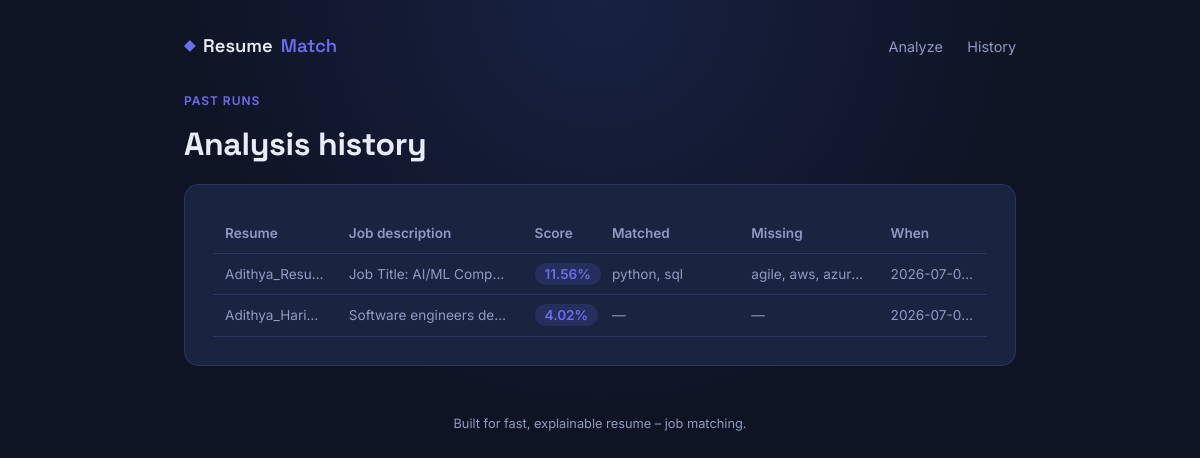
The app's page /history with its own data.
### tables this page shows
CREATE TABLE analyses (
                id INTEGER PRIMARY KEY AUTOINCREMENT,
                resume_filename TEXT NOT NULL,
                job_desc_snippet TEXT NOT NULL,
                score REAL NOT NULL,
                matched_skills TEXT NOT NULL,
                missing_skills TEXT NOT NULL,
                created_at TEXT NOT NULL
            );

### app.py (the view)
@app.route("/history")
def history():
    rows = fetch_history()
    return render_template("history.html", rows=rows)

### app.py (called while the page is built)
def get_db():
    conn = sqlite3.connect(DB_PATH)
    conn.row_factory = sqlite3.Row
    return conn

def fetch_history(limit=25):
    with get_db() as conn:
        rows = conn.execute(
            "SELECT * FROM analyses ORDER BY id DESC LIMIT ?", (limit,)
        ).fetchall()
    return rows

### templates/history.html (shortened to what this page needs)
{% extends "base.html" %}
{% block content %}
<section class="hero hero--compact">
    <p class="eyebrow">Past runs</p>
    <h1>Analysis history</h1>
</section>
<div class="card">
    {% if rows %}
        <div class="table-scroll">
        <table class="history-table">
            <thead>
                <tr>
                    <th>Resume</th>
                    <th>Job description</th>
                    <th>Score</th>
                    <th>Matched</th>
                    <th>Missing</th>
                    <th>When</th>
                </tr>
            </thead>
            <tbody>
                {% for row in rows %}
                <tr>
                    <td class="snippet">{{ row['resume_filename'] }}</td>
                    <td class="snippet">{{ row['job_desc_snippet'] }}&hellip;</td>
                    <td><span class="score-pill">{{ row['score'] }}%</span></td>
                    <td class="snippet">{{ row['matched_skills'] or '—' }}</td>
                    <td class="snippet">{{ row['missing_skills'] or '—' }}</td>
                    <td class="snippet">{{ row['created_at'] }}</td>
                </tr>
                {% endfor %}
            </tbody>
        </table>
        </div>
    {% else %}
        <p class="empty-note">No analyses yet. <a href="{{ url_for('index') }}">Run your first one</a>.</p>
    {% endif %}
</div>
{% endblock %}

### templates/base.html (shortened to what this page needs)
<!DOCTYPE html>
<html lang="en">
<head>
    <link rel="stylesheet" href="{{ url_for('static', filename='style.css') }}">
</head>
<body>
    <div class="page">
        <header class="topbar">
            <a href="{{ url_for('index') }}" class="brand">
                <span class="brand-mark">◆</span> Resume<span class="brand-accent">Match</span>
            </a>
            <nav class="topnav">
                <a href="{{ url_for('index') }}">Analyze</a>
                <a href="{{ url_for('history') }}">History</a>
            </nav>
        </header>
        <main class="content">
            {% block content %}{% endblock %}
        </main>
        <footer class="footer">
            Built for fast, explainable resume &ndash; job matching.
        </footer>
    </div>
</body>
</html>

### static/style.css (style rules this page uses)
:root { --bg: #0f1424; --bg-elevated: #141b31; --card: #1a2340; --border: #2b3660; --text: #e7ecf7; --text-muted: #8f9bc2; --accent: #6c6cf0; --accent-soft: rgba(108, 108, 240, 0.15); --match: #34d399; --match-soft: rgba(52, 211, 153, 0.14); --mid: #fbbf24; --mid-soft: rgba(251, 191, 36, 0.14); --low: #fb7185; --low-soft: rgba(251, 113, 133, 0.14); --radius: 14px; }
* { box-sizing: border-box; }
body { margin: 0; background: radial-gradient(circle at top, #172142 0%, var(--bg) 55%); color: var(--text); font-family: "Inter", -apple-system, sans-serif; line-height: 1.5; }
.page { max-width: 880px; margin: 0 auto; padding: 32px 24px 64px; }
.topbar { display: flex; align-items: center; justify-content: space-between; margin-bottom: 32px; }
.brand { font-family: "Space Grotesk", sans-serif; font-weight: 600; font-size: 1.15rem; color: var(--text); text-decoration: none; display: flex; align-items: center; gap: 8px; }
.brand-mark { color: var(--accent); font-size: 0.9rem; }
.brand-accent { color: var(--accent); }
.topnav a { color: var(--text-muted); text-decoration: none; font-size: 0.9rem; margin-left: 20px; transition: color 0.15s ease; }
.hero { margin-bottom: 28px; }
.hero--compact { margin-bottom: 16px; }
.eyebrow { text-transform: uppercase; letter-spacing: 0.08em; font-size: 0.75rem; color: var(--accent); font-weight: 600; margin: 0 0 10px; }
.hero h1 { font-family: "Space Grotesk", sans-serif; font-size: 2rem; font-weight: 700; margin: 0 0 12px; letter-spacing: -0.01em; }
.card { background: var(--card); border: 1px solid var(--border); border-radius: var(--radius); padding: 28px; }
.table-scroll { overflow-x: auto; margin: 0 -28px; padding: 0 28px; }
.history-table { width: 100%; min-width: 720px; border-collapse: collapse; font-size: 0.85rem; table-layout: fixed; }
.history-table th { text-align: left; color: var(--text-muted); font-weight: 600; padding: 10px 12px; border-bottom: 1px solid var(--border); white-space: nowrap; }
.history-table td { padding: 10px 12px; border-bottom: 1px solid var(--border); vertical-align: top; }
.history-table th:nth-child(1), .history-table td:nth-child(1) { width: 16%; }
.history-table th:nth-child(2), .history-table td:nth-child(2) { width: 24%; }
.history-table th:nth-child(3), .history-table td:nth-child(3) { width: 10%; }
.history-table th:nth-child(4), .history-table td:nth-child(4) { width: 18%; }
.history-table th:nth-child(5), .history-table td:nth-child(5) { width: 18%; }
.history-table th:nth-child(6), .history-table td:nth-child(6) { width: 14%; }
.snippet { max-width: 1px; overflow: hidden; text-overflow: ellipsis; white-space: nowrap; color: var(--text-muted); }
.score-pill { background: var(--accent-soft); color: var(--accent); padding: 3px 10px; border-radius: 999px; font-weight: 600; }
.footer { margin-top: 48px; color: var(--text-muted); font-size: 0.8rem; text-align: center; }

### records on screen
analyses: resume_filename "Adithya_Resu…", job_desc_snippet "Job Title: AI/ML Comp…", score "11.56", matched_skills "python, sql", missing_skills "agile, aws, azur…", created_at "2026-07-0…"
analyses: resume_filename "Adithya_Hari…", job_desc_snippet "Software engineers de…", score "4.02", matched_skills "—", missing_skills "—", created_at "2026-07-0…"
